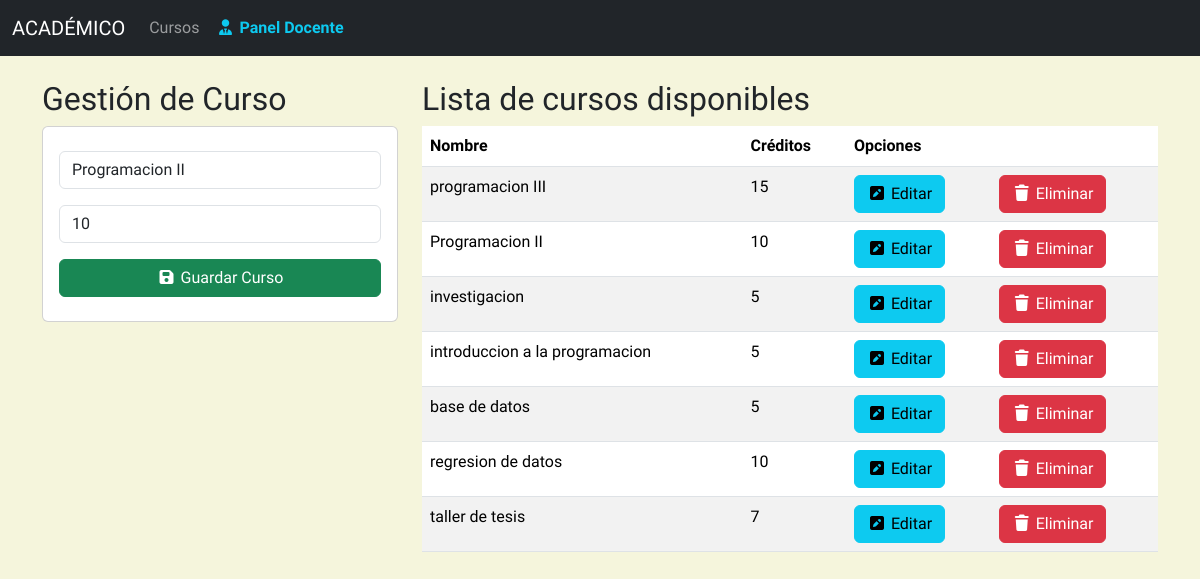
Page /registroedicion/6 on the committed database.
### aplicaciones/academico/models.py (models this page shows, shortened)
class cursos(models.Model):
    nombre = models.CharField(max_length=30)
    creditos = models.PositiveIntegerField()
    docente = models.ForeignKey("docente", null= True, blank=True, on_delete=models.SET_NULL)

### aplicaciones/academico/views.py (the view)
# urls.py: path('registroedicion/<int:id>', registroedicion, name='registroedicion'),
def registroedicion(request, id):
    curso = get_object_or_404(cursos, id=id)
    lista_cursos = cursos.objects.all()
    return render(request, "academico/gestioncursos.html", {
        "cursos": lista_cursos,
        "curso": curso
    })

### aplicaciones/academico/templates/academico/gestioncursos.html (shortened to what this page needs)
<!DOCTYPE html>
<html lang="en">
<head>
    <link rel="stylesheet" href="https://cdn.jsdelivr.net/npm/bootstrap@5.3.3/dist/css/bootstrap.min.css">
    {% load static %}
    <link rel="stylesheet" href="{% static 'css/gestioncursos.css'%}">
    <link rel="stylesheet" href="https://cdnjs.cloudflare.com/ajax/libs/font-awesome/7.0.1/css/all.min.css">
</head>
<body>
    <nav class="navbar navbar-expand-lg bg-dark navbar-dark">
        <div class="container-fluid">
            <a class="navbar-brand" href="/">ACADÉMICO</a>
            <div class="collapse navbar-collapse" id="navbarNav">
    <ul class="navbar-nav">
        <li class="nav-item">
            <a class="nav-link" href="{% url 'gestion_cursos' %}">Cursos</a>
        </li>
        <li class="nav-item">
            <a class="nav-link" href="{% url 'listdocentes' %}" style="color: #0dcaf0; font-weight: bold;">
                <i class="fa-solid fa-user-tie"></i> Panel Docente
            </a>
        </li>
        </ul>
</div>
        </div>
    </nav>
    {% block content %}
    <div class="container py-4">
        <div class="row">
            <div class="col-sm-12 col-md-4 col-lg-4 col-xl-4">
                <h2>Gestión de Curso</h2>
                <div class="card">
                    <div class="card-body">
                      <form action="{% url 'registrocurso' %}" method="POST">
                       <div class="form-group py-2">
                            <input type="text" name="txtnombre" value="{{curso.nombre|default:''}}" class="form-control" placeholder="Nombre" required>
                       </div>
                       <div class="form-group py-2">
                           <input type="number" name="numcreditos" value="{{curso.creditos|default:''}}" class="form-control" min="1" placeholder="Créditos" required>
                        </div>
                       <div class="form-group py-2">
                            <button type="submit" class="btn btn-success w-100 text-white"> <i class="fa-solid fa-floppy-disk"></i> Guardar Curso</button>
                        </div>
                      </form>
                    </div>
                </div>
            </div>
            <div class="col-sm-12 col-md-8 col-lg-8 col-xl-8">
                <h2>Lista de cursos disponibles</h2>
                <div class="table-responsive">
                    <table class="table table-striped">
                        <thead>
                            <tr>
                                <th>Nombre</th>
                                <th>Créditos</th>
                                <th colspan="2">Opciones</th>
                            </tr>
                        </thead>
                        <tbody>
                            {% for c in cursos %}
                            <tr>
                                <td>{{c.nombre}}</td>
                                <td>{{c.creditos}}</td>
                                <td><a href="{% url 'registroedicion' c.id%}" class="btn btn-info btn-stringformat"><i class="fa-solid fa-square-pen"></i> Editar</a></td>
                                <td><a href="{% url 'eliminacioncurso' c.id %}" class="btn btn-danger btn-eliminar"><i class="fa-solid fa-trash"></i> Eliminar</a></td>
                            </tr>
                            {% endfor %}
                        </tbody>
                    </table>
                </div>
            </div>
        </div>
    </div>
    {% endblock %}
</body>
</html>

### aplicaciones/academico/static/css/gestioncursos.css (style rules this page uses)
body { font-family: "Playwrite NZ Basic", system-ui !important; }
body { background-color: beige !important; }

### rows in the picture
cursos: txtnombre "Programacion II", numcreditos "10", nombre "Programacion II", creditos "10"
cursos: nombre "programacion III", creditos "15"
cursos: nombre "investigacion", creditos "5"
cursos: nombre "introduccion a la programacion", creditos "5"
cursos: nombre "base de datos", creditos "5"
cursos: nombre "regresion de datos", creditos "10"
cursos: nombre "taller de tesis", creditos "7"
